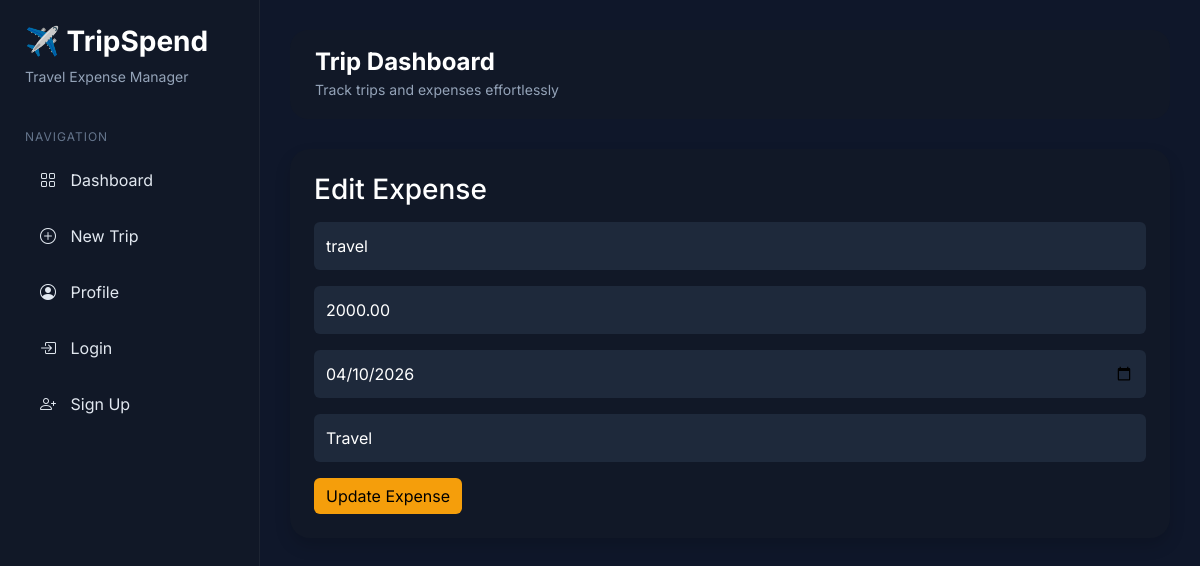
The page /expense/15/edit/ on the database its author committed.
### tripspend_app/models.py (models this page shows, shortened)
class Expense(models.Model):
    trip = models.ForeignKey(
        Trip,
        on_delete=models.CASCADE,
        related_name="expenses"
    )
    category = models.ForeignKey(
        ExpenseCategory,
        on_delete=models.SET_NULL,
        null=True,
        blank=True
    )
    description = models.CharField(max_length=200, blank=True)
    amount = models.DecimalField(max_digits=10, decimal_places=2)
    date = models.DateField()
    created_at = models.DateTimeField(auto_now_add=True)

class ExpenseCategory(models.Model):
    name = models.CharField(max_length=50)

### tripspend_app/views.py (the view, shortened to what this page needs)
# urls.py: path("expense/<int:pk>/edit/", views.edit_expense, name="edit_expense"),
def edit_expense(request, pk):
    expense = get_object_or_404(Expense, pk=pk)
    categories = ExpenseCategory.objects.all()
    return render(request, "expense_form.html", {
        "expense": expense,
        "categories": categories,
    })

### tripspend_app/templates/expense_form.html (shortened to what this page needs)
{% extends "base.html" %}
{% block content %}
<div class="card p-4 shadow">
    <h3 class="mb-3">
        {% if expense %}Edit Expense{% else %}Add Expense{% endif %}
    </h3>
    <form method="post">
        <input
            type="text"
            name="description"
            class="form-control mb-3"
            placeholder="Description"
            value="{{ expense.description|default:'' }}"
        >
        <input
            type="number"
            step="0.01"
            name="amount"
            class="form-control mb-3"
            placeholder="Amount"
            value="{{ expense.amount|default:'' }}"
            required
        >
        <input
            type="date"
            name="date"
            class="form-control mb-3"
            value="{{ expense.date|date:'Y-m-d' }}"
            required
        >
        <select name="category" class="form-control mb-3">
            {% for cat in categories %}
                <option value="{{ cat.id }}"
                    {% if expense.category and expense.category.id == cat.id %}selected{% endif %}>
                    {{ cat.name }}
                </option>
            {% endfor %}
        </select>
        <button type="submit" class="btn btn-warning">
            {% if expense %}Update Expense{% else %}Add Expense{% endif %}
        </button>
    </form>
</div>
{% endblock %}

### tripspend_app/templates/base.html (style rules this page uses)
* { font-family: 'Inter', sans-serif; }
body { margin:0; background:#0f172a; color:white; min-height:100vh; }
.card { background:#111827; border:none; border-radius:20px; color:white; transition:.3s; }
.btn-warning { background:#f59e0b; border:none; }
.form-control { background:#1e293b; border:none; color:white; padding:12px; }
.form-control::placeholder { color:#94a3b8; }

### rows shown on the page
Expense: description "travel", amount "2000.00", date "04/10/2026", category "Travel"
